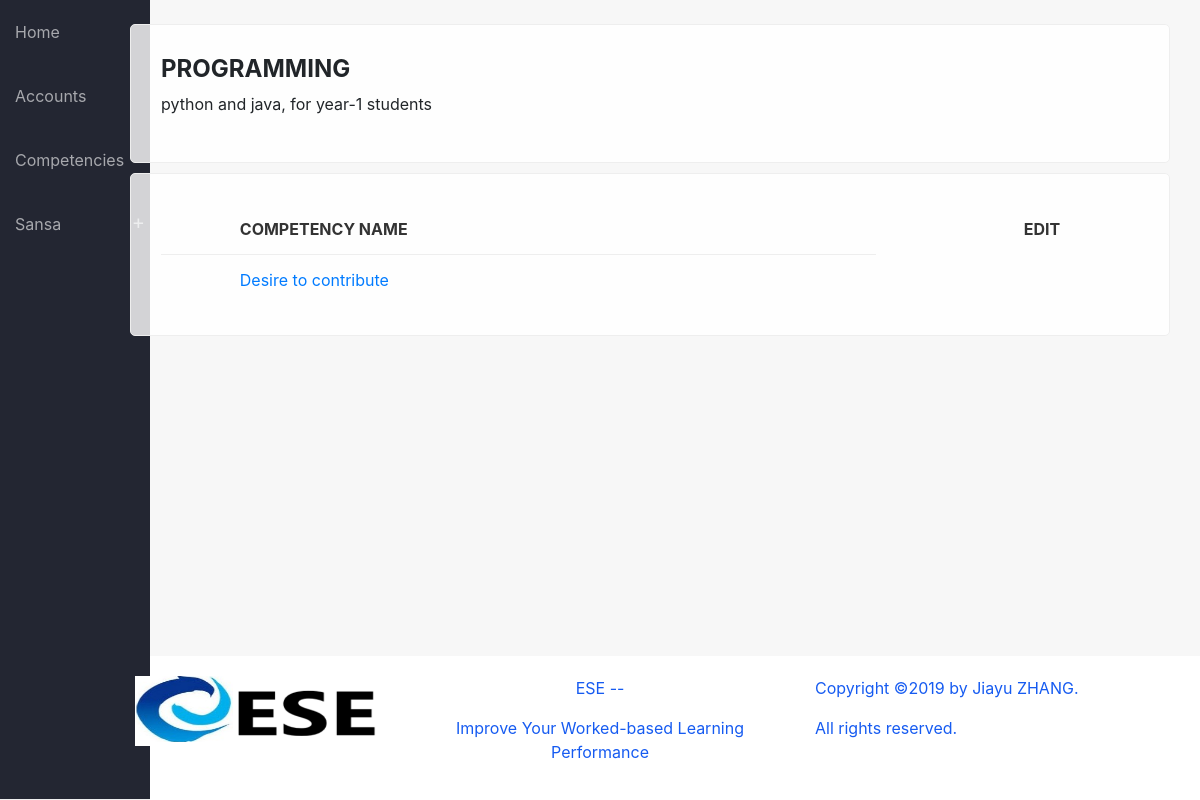
Page /module/6 (signed in) on the committed database.
### ESE/models.py (models this page shows, shortened)
class Student(models.Model):
    user = models.OneToOneField(User, on_delete=models.CASCADE, null=True)
    first_name = models.CharField(max_length=100, null=True)
    last_name = models.CharField(max_length=100, null=True)
    picture = models.ImageField(null=True, blank=True, default='no-img.png')
    email = models.EmailField(max_length=100, null=True)
    major = models.CharField(max_length=100, null=True)
    country = models.ForeignKey(State, on_delete=models.SET_NULL, null=True)
    city = models.CharField(max_length=100, null=True)
    module = models.ManyToManyField(Module, related_name='module', blank=True)
    assessor = models.ManyToManyField(Competency, related_name='assessor', blank=True)
    year = models.IntegerField(choices=YEARS, default=1)
    competency = models.ManyToManyField(Competency, related_name='competency', blank=True)
    semester = models.IntegerField(choices=SEMESTER, default=1)
    level = models.CharField(max_length=100, choices=LEVELS, default=1)

class Module(models.Model):
    name = models.CharField(max_length=150)
    summary = models.TextField(null=True, blank=True)
    start_date = models.DateField()
    end_date = models.DateField()
    year = models.IntegerField(choices=YEARS, default=1)
    semester = models.IntegerField(choices=SEMESTER, default=1)
    level = models.CharField(max_length=100, choices=LEVELS, default='Bachelor')

class Competency(models.Model):
    name = models.CharField(max_length=200)
    description = models.TextField(max_length=600, null=True, blank=True)
    module = models.ManyToManyField(Module, related_name='competencies', blank=True)
    group_name = models.CharField(max_length=128)
    dimension_name = models.CharField(max_length=128)
    class Meta:
        verbose_name_plural = 'Competencies'
    def __str__(self):
        return self.name

### ESE/views.py (the view)
# urls.py: path('module/<int:pk>', views.module_detail, name='module_detail'),
def module_detail(request, pk):
    module = Module.objects.get(pk=pk)
    competencies = Competency.objects.filter(id=pk)
    paginator = Paginator(competencies, 10)
    page = request.GET.get('page')
    competencies = paginator.get_page(page)
    if request.user.is_authenticated:
        return render(
            request,
            'module_single.html',
            {'module': module, 'competencies': competencies},
        )# here used to be 'credits':credits, see later if we need to add rating here
    else:
        return redirect('login')

### ESE/templates/module_single.html (shortened to what this page needs)
{% extends 'base_generic.html' %}
{% block content %}
<div class="container">
    <div class="no-shade card-box">
        <h4>{{ module.name }}</h4>
        {% if module.summary %}
        <p>{{ module.summary }}</p>
        {% endif %}
    </div>
    <div class="shadow-box">
        {% if competencies %}
        <table>
            <thead>
                <tr>
                    <th></th>
                    <th>Competency name</th>
                    <th class="text-right">Edit</th>
                    <th></th>
                </tr>
            </thead>
        {% for competency in competencies %}
            <tr>
                <td style="max-width: 20px"><b>{{ competency.get_type }}</b></td>
                <td><a href="{% url 'competency_detail' pk=competency.pk %}">{{ competency }}</a></td>
            </tr>
        {% endfor %}
        </table>
        {% else %}
        <p class="text-center"><i class="material-icons">sentiment_dissatisfied</i><br/>No competencies added</p>
        {% if user.is_superuser %}
        <p class="text-center lead">Start by <a href="{% url 'competency_add' pk=module.pk %}">adding new competency</a></p>
        {% endif %}
        {% endif %}
    </div>
</div>
{% endblock %}

### ESE/templates/base_generic.html (shortened to what this page needs)
{% load static %}
<html>
<head>
    <link rel="stylesheet" href="https://use.fontawesome.com/releases/v5.0.12/css/all.css">
    <link rel="stylesheet" href="{% static 'css/bootstrap.min.css' %}">
    <link rel="stylesheet" href="{% static 'css/main.css' %}">
    <link rel="stylesheet" href="{% static 'fonts/fontawesome-all.min.css' %}">
</head>
<body>
    <div class="wrapper">
        <div class="container-fluid">
            <div class="row">
                <div class="no-padding col-md-1 col-sm-4">
                    <header>
                        <nav>
                            {% url 'home' as hom %} {% url 'students' as acc %} {% url 'modules' as mod %} {% url 'login' as log %} {% url 'student_detail' pk=user.student.pk as sd %}
                            <a href="{% url 'home' %}" {% if request.path == hom %} class="active" {% endif %}>Home</a>
                            <a href="{% url 'students' %}" {% if request.path == acc %} class="active" {% endif %}>Accounts</a>
                            <a href="{% url 'modules' %}" {% if request.path == mod %} class="active" {% endif %}>Competencies</a>
                            <div>
                                {% if not user.is_authenticated %}
                                <a href="{% url 'login' %}" {% if request.path == log %} class="active" {% endif %}>Login</a> {% else %}
                                <div class="dd">
                                    <a {% if request.path == sd %} class="active" {% endif %}>{{ user.student.first_name }}</a>
                                </div>
                                {% endif %}
                            </div>
                        </nav>
                    </header>
                </div>
                <div class="col-md-11 col-sm-8">
                    <br>
                    {% block content %} {% endblock %}
                </div>
            </div>
        </div>
    </div>
    <footer class="container-fluid" style="color:rgb(22, 91, 241)">
        <div class="row">
             <div class="col-sm-4 text-right">
               <img src="{% static "uploads/e.png" %}" width="250" height="70"/>
             </div>
             <div class="col-sm-4 text-center">
               <p>ESE --</p>
               <p>Improve Your Worked-based Learning Performance</p>
            </div>
             <div class="col-sm-4 text-left">
               <p>Copyright ©2019 by Jiayu ZHANG. </p>
               <p>All rights reserved. </p>
           </div>
          </div>
      </footer>
</body>
</html>

### ESE/static/css/main.css (style rules this page uses)
* { --main-color: #006992; }
body { display: flex; flex-direction: column; background-color: #f7f7f7; min-height: 100vh; }
.wrapper { flex: 1; }
.no-padding { padding: 0; }
nav { background-color: #232632; margin-bottom: 15px; border-bottom: 1px solid #eee; height: 100vh; position: fixed; min-width: 150px; }
nav a { display: block; padding: 20px 15px; color: rgba(255,255,255,.6); transition: 100ms ease; }
.dd::before, .minus::before { content: '+'; position: absolute; right: 0; font-size: 20px; margin-top: 15px; margin-right: 5px; }
.dd { position: relative; cursor: pointer; display: block; color: rgba(255,255,255,.6); }
.shadow-box, .card-box, .empty-box { padding: 30px; border-radius: 5px; margin-bottom: 10px; display: block; border: 1px solid #eee; position: relative; background-color: rgba(255,255,255,.8); position: relative; overflow: hidden; }
.no-shade h4, .no-shade h3 { font-weight: bold; text-transform: uppercase; }
table { width: 100%; }
td, th { padding: 15px 10px; border-top: 1px solid #eee; color: #444; }
th { border: none; color: #333; text-transform: uppercase; }
td { position: relative; }
footer { background-color: #fff; padding: 20px 0; margin-top: 50px; }

### rows in the picture
Module: name "PROGRAMMING", summary "python and java, for year-1 students"
Competency: name "Desire to contribute"

### other values in the picture
{{ user.student.first_name }} "Sansa"
